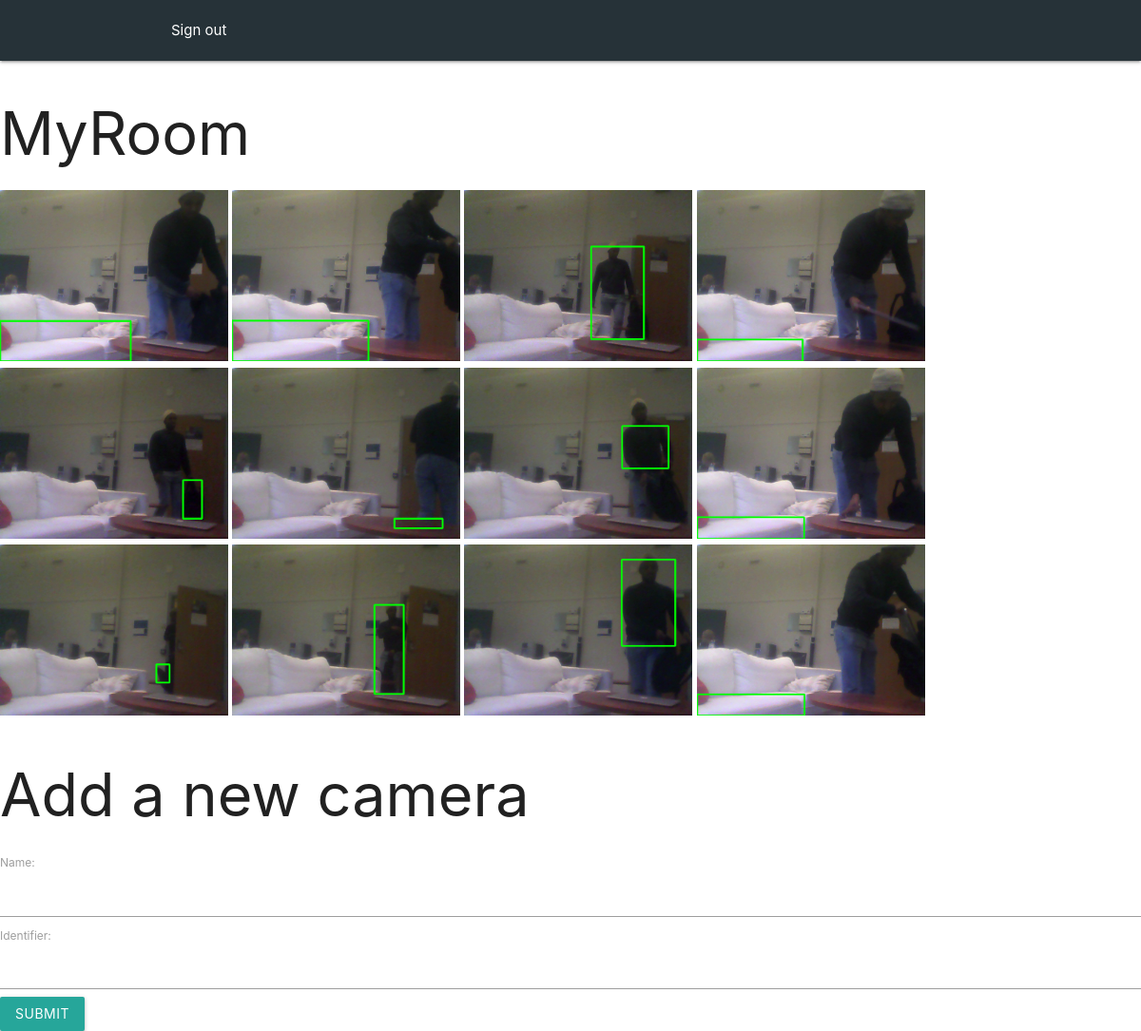
The page /dashboard/ (signed in) on the database its author committed.
### dashboard/models.py (models this page shows, shortened)
class SecurityCamera(models.Model):
    name = models.CharField(max_length=25, default="default name")
    owners = models.ManyToManyField(User, default=1, related_name='owners')
    identifier = models.CharField(max_length=25, default="default")

### dashboard/views.py (the view)
# urls.py: path('', views.home, name='home'),
def home(request):
	update_folders(request)
	form = AddCameraForm()
	owned_cameras = SecurityCamera.objects.filter(owners=request.user)
	owned_cameras_id = []
	for camera in owned_cameras:
		owned_cameras_id.append(camera.identifier)
	owned_cameras_id = set(owned_cameras_id)
	cameras_dictionary = {}
	for cam in owned_cameras_id:
		cameras_dictionary[f'{cam}'] = os.listdir(f'surveillance/media/{cam}')
	context = {'cameras_dictionary': cameras_dictionary,
			   'camera_form': form
				}
	return render(request, "dashboard/home.html", context)

### dashboard/forms.py
class AddCameraForm(forms.Form):
	name = forms.CharField(max_length=25)
	identifier = forms.CharField(max_length=25)

### dashboard/views.py (called while the page is built)
def update_folders(request):
	owned_cameras = SecurityCamera.objects.filter(owners=request.user)
	owned_cameras_id = []
	for camera in owned_cameras:
		owned_cameras_id.append(camera.identifier)
	owned_cameras_id = set(owned_cameras_id)
	existing_folders = os.listdir('surveillance/media/')
	existing_folders.remove('client_script.py')
	for fld in owned_cameras_id:
		if fld not in existing_folders:
			relative_path = f'surveillance/media/{fld}'
			path = os.path.join(BASE_DIR, relative_path)
			os.mkdir(path)

### dashboard/templates/dashboard/home.html (shortened to what this page needs)
<!DOCTYPE html>
<html lang="en">
<head>
    {% load static %}
    <link rel="stylesheet" href="https://cdnjs.cloudflare.com/ajax/libs/materialize/1.0.0/css/materialize.min.css">
</head>
<body>
<nav class="nav blue-grey darken-4">
    <div class="nav-wrapper">
        <div class="container">
            <a href="{% url 'users:logout' %}">Sign out</a>
        </div>
    </div>
</nav>
    {% for key, values in cameras_dictionary.items %}
    <h1>{{key}}</h1>
    {% for v in values %}
    <img src="/media/{{key}}/{{v}}" width=240>
    {% endfor %}
    {% endfor %}
<h1>Add a new camera</h1>
<form action="create-camera/" method="POST">
    {{ camera_form }}
    <button type='submit' class="waves-effect waves-light btn">Submit</button>
</form>

### dashboard/templates/dashboard/home.html (style rules this page uses)
a { color: black; text-decoration: none; }

### rows shown on the page
SecurityCamera: cameras_dictionary "MyRoom", identifier (picture)
